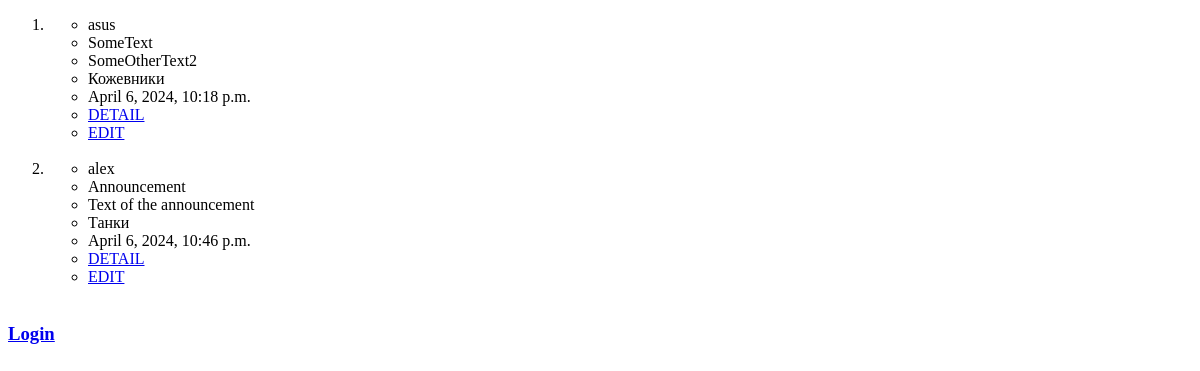
The app's page /, older data.
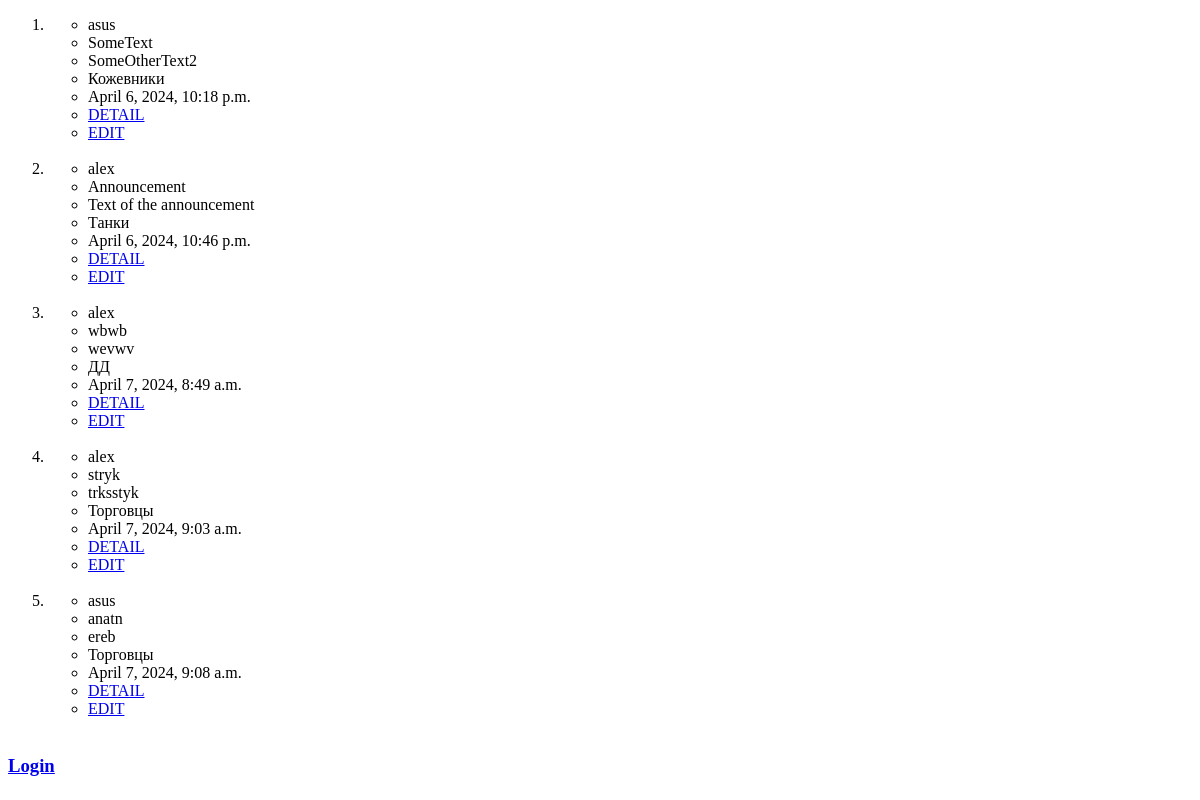
The same page, newer data.
### myapp/models.py (models this page shows, shortened)
class Announcement(models.Model):
    user = models.ForeignKey(User, on_delete=models.CASCADE)
    title = models.CharField(max_length=40)
    text = models.TextField()
    category = models.CharField(max_length=255, choices=CATEGORIES, default="Прочее")
    date_of_creation = models.DateTimeField(auto_now_add=True)
    content = models.ManyToManyField(Content, through='AnnouncementContent')

class User(AbstractUser):
    code = models.CharField(max_length=15, blank=True, null=True)

### myapp/views.py (the view)
# urls.py: path('', AnnouncementListView.as_view(), name='announce_list'),
class AnnouncementListView(ListView):
    model = Announcement
    template_name = 'announcements_list.html'
    context_object_name = 'announcements'
    def get_context_data(self, **kwargs):
        context = super().get_context_data()
        context['is_authenticated'] = self.request.user.is_authenticated
        return context

### templates/announcements_list.html (shortened to what this page needs)
<!DOCTYPE html>
<html lang="en">
<head>
</head>
<body>
<ol>
{% for el in announcements %}
    <li>
        <ul>
            <li>{{ el.user }}</li>
            <li>{{ el.title }}</li>
            <li>{{ el.text }}</li>
            <li>{{ el.category }}</li>
            <li>{{ el.date_of_creation }}</li>
            <li><a href="{% url 'announce_detail' pk=el.pk %}">DETAIL</a></li>
            <li><a href="{% url 'announce_update' pk=el.pk %}">EDIT</a></li>
        </ul>
    </li>
    <br>
{% endfor %}
</ol>
{% if not is_authenticated %}
<h3><a href="{% url 'account_login' %}">Login</a></h3>
{% endif %}
</body>
</html>

Row changes from the older to the newer data that the page shows:
added Announcement: user "alex", title "wbwb", text "wevwv", category "ДД", date_of_creation "April 7, 2024, 8:49 a.m."
added Announcement: user "alex", title "stryk", text "trksstyk", category "Торговцы", date_of_creation "April 7, 2024, 9:03 a.m."
added Announcement: user "asus", title "anatn", text "ereb", category "Торговцы", date_of_creation "April 7, 2024, 9:08 a.m."
